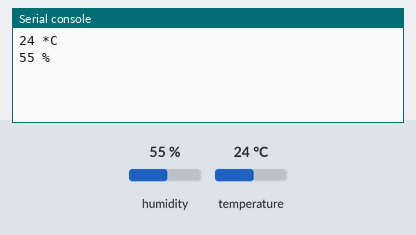
A program run on a simulated Raspberry Pi Pico running MicroPython. Parts: the last lines printed to the serial console. The test bench sets the inputs (shaded band); at power-on: humidity 55 %, temperature 24 °C.

Above: at 1.2 s.
1.3 s: humidity set to 22 %
At 2.6 s:
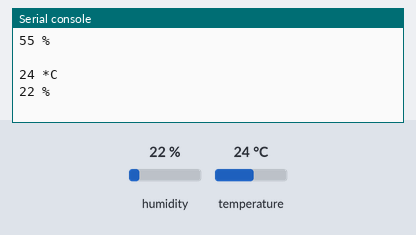
4.0 s: temperature set to 12 °C
At 4.9 s:
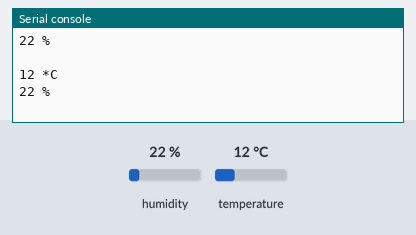
6.7 s: humidity set to 40 %
At 9.6 s:
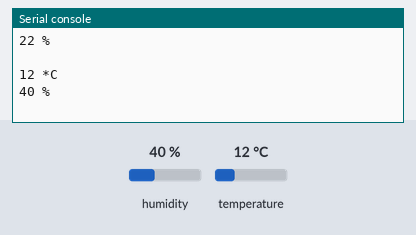
Timing chart, 0 to 11.1 s (numbered marks = the images above; inputs shaded):
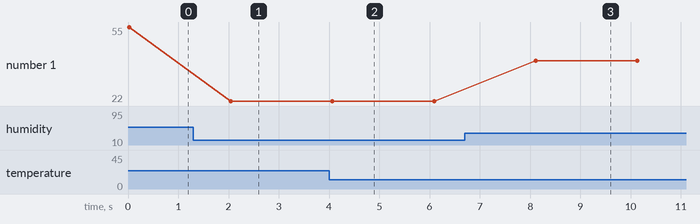

Measured:
- after the input at 1.3 s, the serial console: prints a new line after 0.75 s (image 1)
- after the input at 4.0 s, the serial console: prints a new line after 0.07 s (image 2)
- after the input at 6.7 s, the serial console: prints a new line after 1.4 s (image 3)
- plotted number 1: 55 → 22 after the input at 1.3 s, 22 → 40 after the input at 6.7 s

The program:

DHT_sensor_PICO.py
```python
from machine import Pin, ADC
import dht
import utime
d = dht.DHT11(machine.Pin(8))
while True:
    try:
        d.measure()
        print(str(d.temperature()) + " *C")
        print(str(d.humidity()) + " %\n")
        utime.sleep(1)
    except RuntimeError as e:
        print("Reading from DHT failure: ", e.args)
    utime.sleep(1)
```
